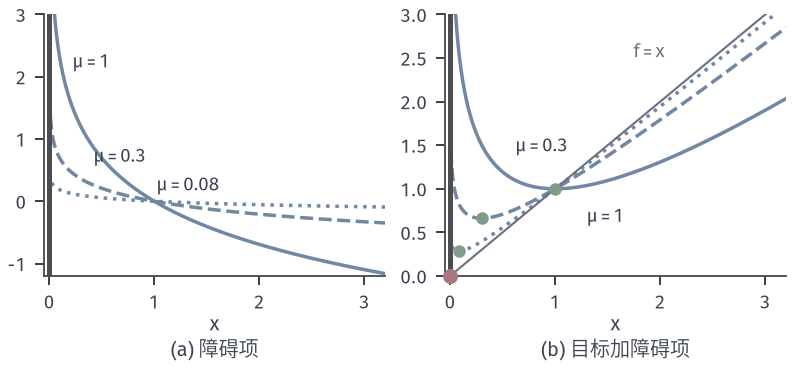

This figure's Python source:
from pathlib import Path
import sys
ROOT = next(p for p in Path(__file__).resolve().parents if (p/"build.sh").is_file() and (p/"tex/book.tex").is_file())
sys.path.insert(0, str(ROOT/"figures/05-optimization/01-linear-programming/matplotlib/lpipm-common"))
from ipm_plot import *
OUT = Path(__file__).resolve().parent

# One-variable barrier: -mu log x, and x - mu log x with minimizer x = mu.
x = np.linspace(.004, 3.2, 800)
fig, (a, b) = figure(width_mm=112, height_mm=52, ncols=2)
styles = [(1., BLUE, '-'), (.3, BLUE, '--'), (.08, BLUE, ':')]
for mu, c, ls in styles:
    a.plot(x, -mu * np.log(x), color=c, ls=ls, lw=1.4)
    f = x - mu * np.log(x); b.plot(x, f, color=c, ls=ls, lw=1.4)
    b.plot([mu], [mu - mu * np.log(mu)], 'o', color=GREEN, ms=4, zorder=6)
for mu, xx, yy in [(1., .22, 2.15), (.3, .42, .62), (.08, 1.02, .16)]:
    a.text(xx, yy, f'$\\mu={mu:g}$', fontsize=7.5)
a.plot([0, 0], [-1.2, 3], color='#4C4D4F', lw=2)
a.set_xlim(-.05, 3.2); a.set_ylim(-1.2, 3)
b.plot([0, 0], [0, 3], color='#4C4D4F', lw=2)
b.plot([0], [0], 'o', color=RED, ms=5, zorder=7, clip_on=False)
b.plot(x, x, color=MUTED, lw=.85)
b.text(2.05, 2.5, '$f=x$', fontsize=7.5, color=MUTED, ha='right')
b.text(1.3, .62, '$\\mu=1$', fontsize=7.5); b.text(.62, 1.42, '$\\mu=0.3$', fontsize=7.5)
b.set_xlim(-.05, 3.2); b.set_ylim(0, 3)
xlab(a, '$x$', '(a) 障碍项'); xlab(b, '$x$', '(b) 目标加障碍项')
save(fig, OUT, 'figure', {'formula': '-mu log x; x-mu log x, minimizer x=mu', 'mu': [1, .3, .08]})
